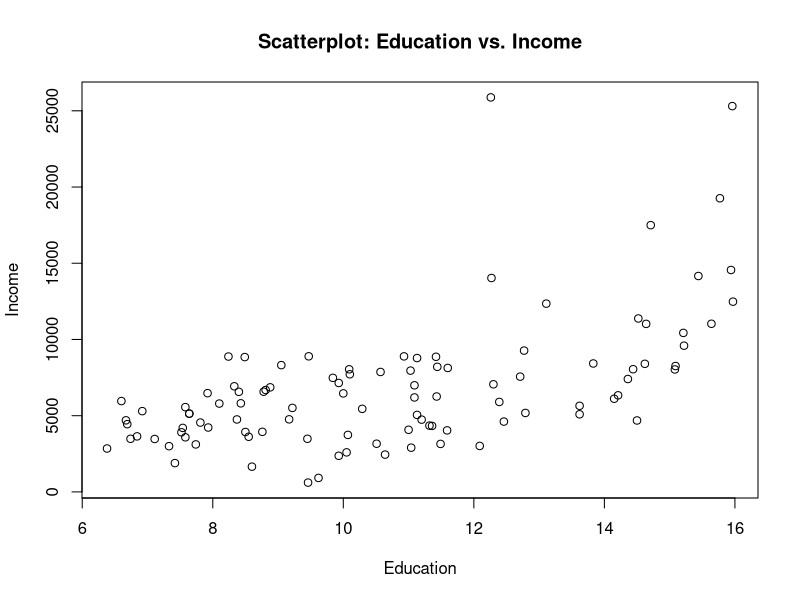
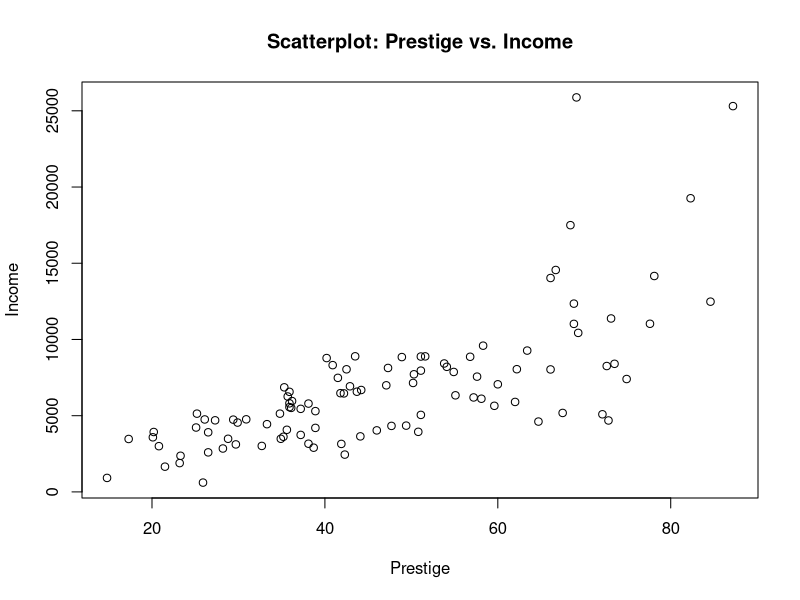
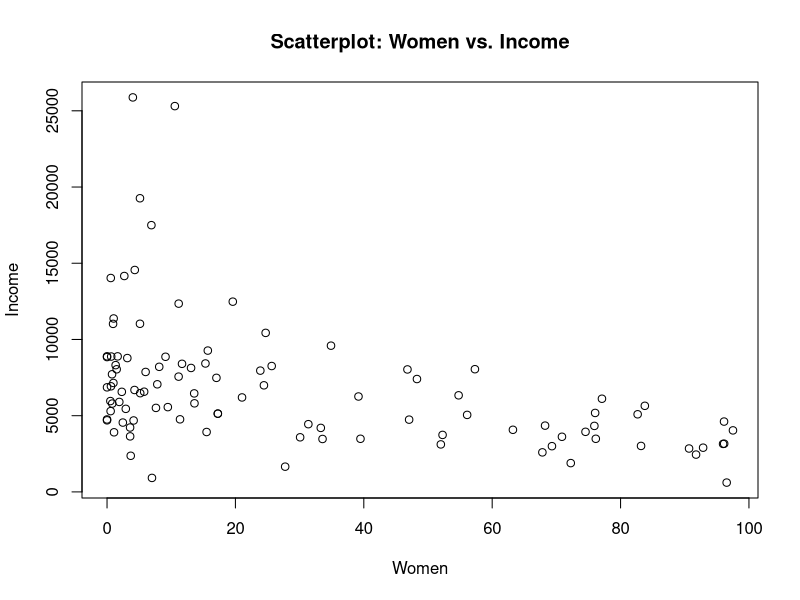
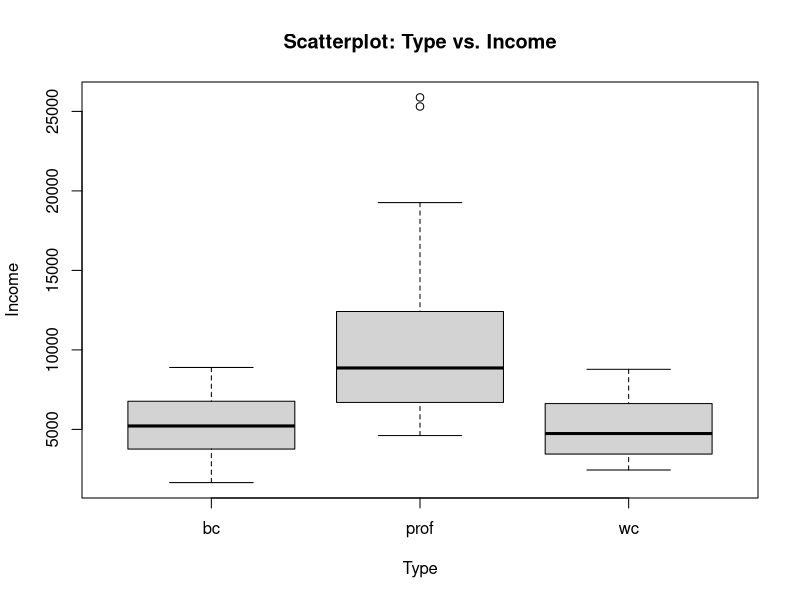
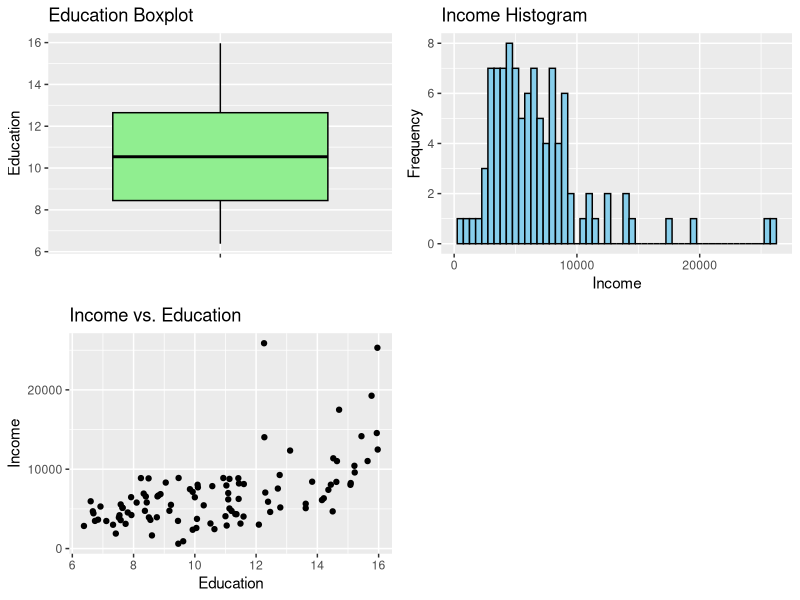
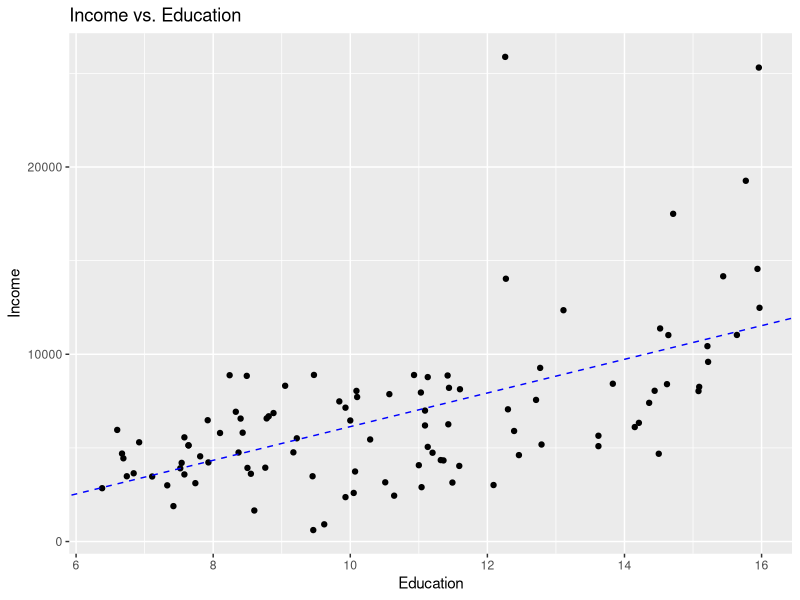
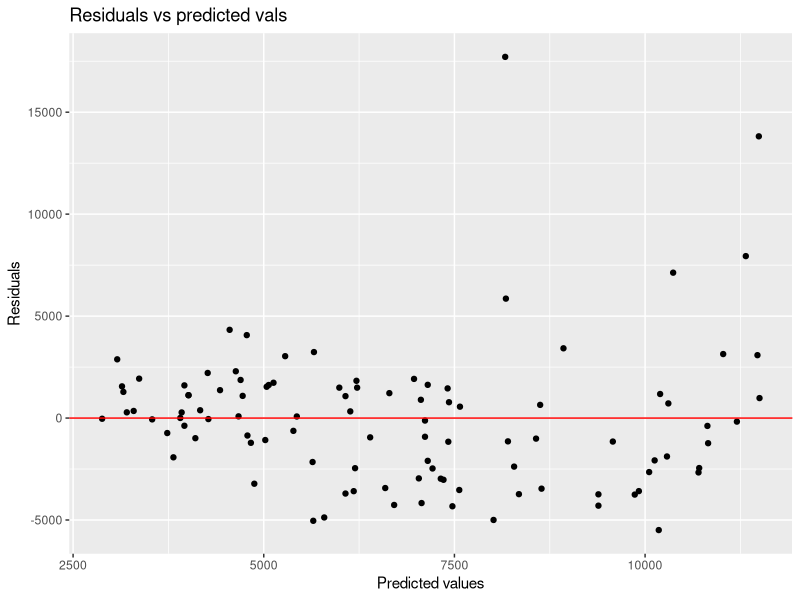
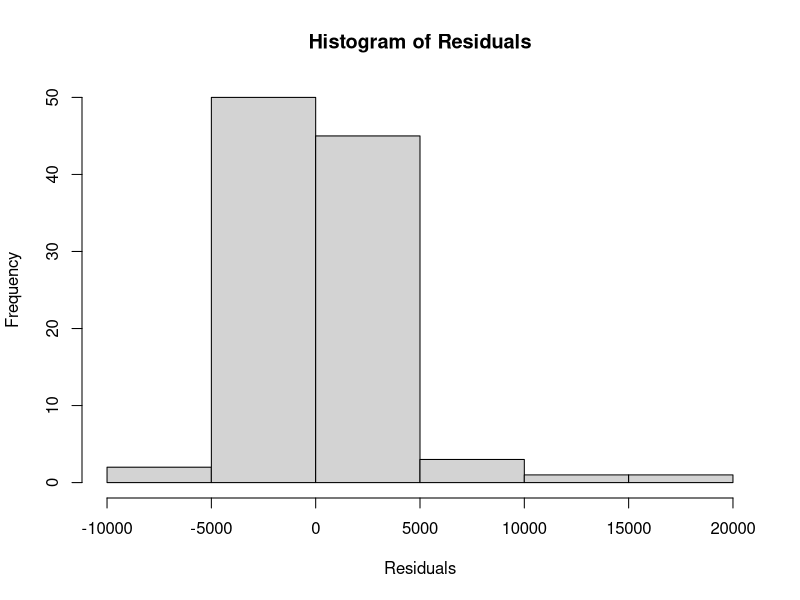

Write R code to recreate these figures, in order.
## ---- chunk 1
knitr::opts_chunk$set(echo = TRUE)
library(car)
library(ggplot2)
library(gridExtra)
## ---- chunk 2
data("Prestige")
summary(Prestige)
## ---- chunk 3
cat("Number of observations in the dataset:", nrow(Prestige), "\n")
## ---- chunk 4
#Income-Education
plot(Prestige$education, Prestige$income, 
     main = "Scatterplot: Education vs. Income",
     xlab = "Education", ylab = "Income")

#Income-Prestige
plot(Prestige$prestige, Prestige$income, 
     main = "Scatterplot: Prestige vs. Income",
     xlab = "Prestige", ylab = "Income")
#Income-Women
plot(Prestige$women, Prestige$income, 
     main = "Scatterplot: Women vs. Income",
     xlab = "Women", ylab = "Income")
#Income-type
plot(Prestige$type, Prestige$income, 
     main = "Scatterplot: Type vs. Income",
     xlab = "Type", ylab = "Income")
## ---- chunk 5
cols <- c("income", "education", "prestige", "women")

selected_data <- Prestige[, cols]

correlation_matrix <- cor(selected_data)

print(correlation_matrix["income",])
## ---- chunk 6
#Income Histogram
income_histogram <- ggplot(Prestige, aes(x = income)) +
  geom_histogram(binwidth = 500, fill = "skyblue", color = "black") +
  labs(title = "Income Histogram", x = "Income", y = "Frequency")


#Education Boxplot
education_boxplot <- ggplot(Prestige, aes(x = "", y = education)) +
  geom_boxplot(fill = "lightgreen", color = "black") +
  labs(title = "Education Boxplot", x = "", y = "Education")


#Education vs Income Scatterplot
educ_vs_income_scatterplot <- ggplot(Prestige, aes(x = education, y = income)) +
  geom_point() +
  labs(title = "Income vs. Education",
       x = "Education", y = "Income")



grid.arrange( education_boxplot,income_histogram,educ_vs_income_scatterplot,nrow=2)
## ---- chunk 7

linear_model <- lm(income ~ education, data = Prestige)

summary(linear_model)

# Draw model over scatterplot
scatterplot_with_regression <- educ_vs_income_scatterplot +
  geom_abline(intercept = coef(linear_model)[1], slope = coef(linear_model)[2],
              color = "blue", linetype = "dashed")

print(scatterplot_with_regression)
## ---- chunk 8
residual_data = data.frame(
  predict = fitted(linear_model),
  residuals = residuals(linear_model)
)
# Plot residuals && predictions
ggplot(residual_data, aes(x = predict, y = residuals)) +
  geom_point() +
  geom_hline(yintercept = 0, color = "red") +
  labs(title = "Residuals vs predicted vals",
       x = "Predicted values",
       y = "Residuals")

hist(residuals(linear_model), main = "Histogram of Residuals", xlab = "Residuals")
## ---- chunk 9
income <- Prestige$income
education <- Prestige$education
education2 <- education^2
#  poly model (degree = 2)
poly_model <- lm(income ~ education + education2)

scatterplot_with_poly <- educ_vs_income_scatterplot +
  geom_line(aes(y = predict(poly_model)), color = "blue")

print(scatterplot_with_poly)
## ---- chunk 10
# Final Plot
multiple_model_scatterplot <- 
  educ_vs_income_scatterplot + #scatterplot
  geom_abline(aes(intercept = coef(linear_model)[1], slope = coef(linear_model)[2], color = "Linear Regression")) + #Linear Regression
  geom_line(aes(y = predict(poly_model), color = "Polynomial Regression")) + #Polynomial Regression
  labs(title = "Education vs. Income Scatterplot with Regression Lines") +
  scale_color_manual(values = c("Linear Regression" = "red", "Polynomial Regression" = "blue")) +
  theme(legend.position = "bottom")


print(multiple_model_scatterplot)

## ---- chunk 11
r2_lin <- summary(linear_model)$r.squared
r2_poly <- summary(poly_model)$r.squared


cat("Linear Regression:", r2_lin, "\n")
cat("Polynomial Regression:", r2_poly, "\n")
## ---- chunk 12
theme_set(theme_bw())

#lm -> log(x),y
lm1 <- lm(log(education)~income,data=Prestige)
#log(x),y
Prestige.plot.log1 <- ggplot(Prestige) + geom_point(aes(x=log(education), y=income), size=2) + 
  xlab("Log(Education) years") + ylab("Income")

#lm -> x,log(y)
lm2 <- lm(education~log(income),data=Prestige)
#x,log(y)
Prestige.plot.log2 <- ggplot(Prestige) + geom_point(aes(x=education, y=log(income)), size=2) + 
  xlab("Education years") + ylab("log(Income) dollars")

#lm ->log(x),log(y)
lm3 <- lm(log(education)~log(income),data=Prestige)
#log(x),log(y)
Prestige.plot.log3 <- ggplot(Prestige) + geom_point(aes(x=log(education), y=log(income)), size=2) + 
  xlab("log(Education) years") + ylab("log(Income) dollars")

grid.arrange(Prestige.plot.log1, Prestige.plot.log2,Prestige.plot.log3, nrow=1)
## ---- chunk 13
log_table <- data.frame(
        First = c(summary(lm1)$r.squared),
        Second = c(summary(lm2)$r.squared),
        Third = c(summary(lm3)$r.squared)
)

new_column_names <- c('[Log(x),y]', '[x,Log(y)]', '[Log(x),Log(y)]')
colnames(log_table) <- new_column_names
log_table
## ---- chunk 14
theme_set(theme_bw())

#lm -> sqrt(x),y
lm1 <- lm(sqrt(education)~income,data=Prestige)
#sqrt(x),y
Prestige.plot.sqrt1 <- ggplot(Prestige) + geom_point(aes(x=sqrt(education), y=income), size=2) + 
  xlab("sqrt(Education) years") + ylab("Income")

#lm -> x,sqrt(y)
lm2 <- lm(education~sqrt(income),data=Prestige)
#x,sqrt(y)
Prestige.plot.sqrt2 <- ggplot(Prestige) + geom_point(aes(x=education, y=sqrt(income)), size=2) + 
  xlab("Education years") + ylab("sqrt(Income) dollars")

#lm -> sqrt(x),sqrt(y)
lm3 <- lm(sqrt(education)~sqrt(income),data=Prestige)
#sqrt(x),sqrt(y)
Prestige.plot.sqrt3 <- ggplot(Prestige) + geom_point(aes(x=sqrt(education), y=sqrt(income)), size=2) + 
  xlab("sqrt(Education) years") + ylab("sqrt(Income) dollars")
## ---- chunk 15
grid.arrange(Prestige.plot.sqrt1, Prestige.plot.sqrt2,Prestige.plot.sqrt3, nrow=1)
## ---- chunk 16
sqrt_table <- data.frame(
        First = c(summary(lm1)$r.squared),
        Second = c(summary(lm2)$r.squared),
        Third = c(summary(lm3)$r.squared)
)

new_column_names <- c('[Sqrt(x),y]', '[x,Sqrt(y)]', '[Sqrt(x),Sqrt(y)]')
colnames(sqrt_table) <- new_column_names
sqrt_table
